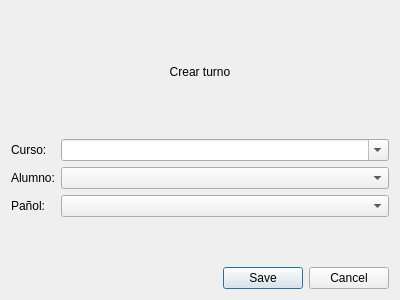
<?xml version="1.0" encoding="UTF-8"?>
<ui version="4.0">
 <class>Dialog</class>
 <widget class="QDialog" name="Dialog">
  <property name="windowModality">
   <enum>Qt::ApplicationModal</enum>
  </property>
  <property name="geometry">
   <rect>
    <x>0</x>
    <y>0</y>
    <width>400</width>
    <height>300</height>
   </rect>
  </property>
  <property name="windowTitle">
   <string>Dialog</string>
  </property>
  <layout class="QVBoxLayout" name="verticalLayout">
   <item>
    <widget class="QLabel" name="label_6">
     <property name="styleSheet">
      <string notr="true"/>
     </property>
     <property name="text">
      <string>Crear turno</string>
     </property>
     <property name="alignment">
      <set>Qt::AlignCenter</set>
     </property>
    </widget>
   </item>
   <item>
    <layout class="QFormLayout" name="formLayout">
     <item row="0" column="0">
      <widget class="QLabel" name="cursoLabel">
       <property name="text">
        <string>Curso:</string>
       </property>
      </widget>
     </item>
     <item row="0" column="1">
      <widget class="QComboBox" name="cursoComboBox">
       <property name="sizePolicy">
        <sizepolicy hsizetype="Preferred" vsizetype="Fixed">
         <horstretch>0</horstretch>
         <verstretch>0</verstretch>
        </sizepolicy>
       </property>
       <property name="maximumSize">
        <size>
         <width>328</width>
         <height>16777215</height>
        </size>
       </property>
       <property name="styleSheet">
        <string notr="true"/>
       </property>
       <property name="editable">
        <bool>true</bool>
       </property>
      </widget>
     </item>
     <item row="1" column="0">
      <widget class="QLabel" name="alumnoLabel">
       <property name="text">
        <string>Alumno:</string>
       </property>
      </widget>
     </item>
     <item row="1" column="1">
      <widget class="QComboBox" name="alumnoComboBox">
       <property name="sizePolicy">
        <sizepolicy hsizetype="Preferred" vsizetype="Fixed">
         <horstretch>0</horstretch>
         <verstretch>0</verstretch>
        </sizepolicy>
       </property>
       <property name="maximumSize">
        <size>
         <width>328</width>
         <height>16777215</height>
        </size>
       </property>
      </widget>
     </item>
     <item row="2" column="0">
      <widget class="QLabel" name="panolLabel">
       <property name="text">
        <string>Pañol:</string>
       </property>
      </widget>
     </item>
     <item row="2" column="1">
      <widget class="QComboBox" name="comboBox">
       <property name="sizePolicy">
        <sizepolicy hsizetype="Preferred" vsizetype="Fixed">
         <horstretch>0</horstretch>
         <verstretch>0</verstretch>
        </sizepolicy>
       </property>
       <property name="maximumSize">
        <size>
         <width>328</width>
         <height>16777215</height>
        </size>
       </property>
      </widget>
     </item>
    </layout>
   </item>
   <item>
    <widget class="QDialogButtonBox" name="buttonBox">
     <property name="orientation">
      <enum>Qt::Horizontal</enum>
     </property>
     <property name="standardButtons">
      <set>QDialogButtonBox::Cancel|QDialogButtonBox::Save</set>
     </property>
    </widget>
   </item>
  </layout>
 </widget>
 <resources/>
 <connections>
  <connection>
   <sender>buttonBox</sender>
   <signal>accepted()</signal>
   <receiver>Dialog</receiver>
   <slot>accept()</slot>
   <hints>
    <hint type="sourcelabel">
     <x>248</x>
     <y>254</y>
    </hint>
    <hint type="destinationlabel">
     <x>157</x>
     <y>274</y>
    </hint>
   </hints>
  </connection>
  <connection>
   <sender>buttonBox</sender>
   <signal>rejected()</signal>
   <receiver>Dialog</receiver>
   <slot>reject()</slot>
   <hints>
    <hint type="sourcelabel">
     <x>316</x>
     <y>260</y>
    </hint>
    <hint type="destinationlabel">
     <x>286</x>
     <y>274</y>
    </hint>
   </hints>
  </connection>
 </connections>
</ui>
